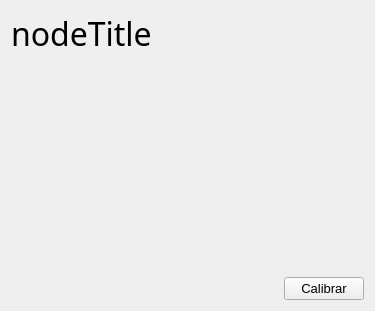
<?xml version="1.0" encoding="UTF-8"?>
<ui version="4.0">
 <class>Interface</class>
 <widget class="QWidget" name="Interface">
  <property name="geometry">
   <rect>
    <x>0</x>
    <y>0</y>
    <width>375</width>
    <height>311</height>
   </rect>
  </property>
  <property name="font">
   <font>
    <family>Segoe UI Light</family>
    <pointsize>24</pointsize>
   </font>
  </property>
  <property name="windowTitle">
   <string>Interface</string>
  </property>
  <layout class="QGridLayout" name="gridLayout">
   <item row="5" column="0" colspan="2">
    <spacer name="verticalSpacer">
     <property name="orientation">
      <enum>Qt::Vertical</enum>
     </property>
     <property name="sizeHint" stdset="0">
      <size>
       <width>20</width>
       <height>40</height>
      </size>
     </property>
    </spacer>
   </item>
   <item row="6" column="1">
    <widget class="QPushButton" name="calibrateButton">
     <property name="font">
      <font>
       <family>Segoe UI</family>
       <pointsize>10</pointsize>
      </font>
     </property>
     <property name="text">
      <string>Calibrar</string>
     </property>
    </widget>
   </item>
   <item row="3" column="0" colspan="2">
    <widget class="QScrollArea" name="scrollArea">
     <property name="frameShape">
      <enum>QFrame::NoFrame</enum>
     </property>
     <property name="verticalScrollBarPolicy">
      <enum>Qt::ScrollBarAlwaysOff</enum>
     </property>
     <property name="horizontalScrollBarPolicy">
      <enum>Qt::ScrollBarAlwaysOff</enum>
     </property>
     <property name="widgetResizable">
      <bool>true</bool>
     </property>
     <widget class="QWidget" name="scrollAreaWidgetContents">
      <property name="geometry">
       <rect>
        <x>0</x>
        <y>0</y>
        <width>361</width>
        <height>64</height>
       </rect>
      </property>
      <layout class="QGridLayout" name="gridLayout_2" rowstretch="0">
       <property name="leftMargin">
        <number>0</number>
       </property>
       <property name="topMargin">
        <number>0</number>
       </property>
       <property name="rightMargin">
        <number>0</number>
       </property>
       <property name="bottomMargin">
        <number>0</number>
       </property>
       <item row="0" column="0">
        <layout class="QHBoxLayout" name="blocksLayout"/>
       </item>
      </layout>
     </widget>
    </widget>
   </item>
   <item row="2" column="0" colspan="2">
    <spacer name="verticalSpacer_2">
     <property name="orientation">
      <enum>Qt::Vertical</enum>
     </property>
     <property name="sizeHint" stdset="0">
      <size>
       <width>20</width>
       <height>40</height>
      </size>
     </property>
    </spacer>
   </item>
   <item row="0" column="0" colspan="2">
    <widget class="QLabel" name="nodeTitleLabel">
     <property name="text">
      <string>nodeTitle</string>
     </property>
    </widget>
   </item>
   <item row="6" column="0">
    <spacer name="horizontalSpacer">
     <property name="orientation">
      <enum>Qt::Horizontal</enum>
     </property>
     <property name="sizeHint" stdset="0">
      <size>
       <width>40</width>
       <height>20</height>
      </size>
     </property>
    </spacer>
   </item>
   <item row="1" column="0" colspan="2">
    <widget class="QLabel" name="sentenceLabel">
     <property name="font">
      <font>
       <family>Sans Serif</family>
       <pointsize>12</pointsize>
      </font>
     </property>
     <property name="text">
      <string/>
     </property>
     <property name="alignment">
      <set>Qt::AlignCenter</set>
     </property>
     <property name="wordWrap">
      <bool>true</bool>
     </property>
    </widget>
   </item>
  </layout>
 </widget>
 <resources/>
 <connections/>
</ui>
